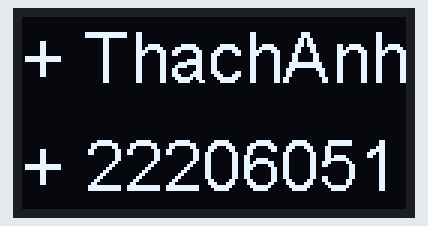
Simulated run of this sketch. Board: ESP8266 (NodeMCU). Parts: 128×64 one-colour display.

Above: at 0.1 s.
At 2.1 s:
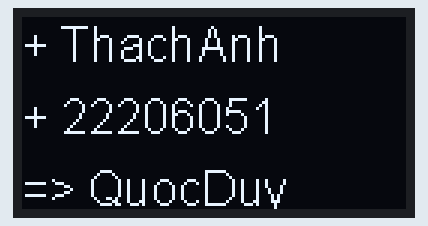
At 4.1 s:
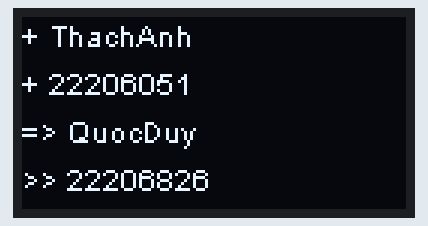

The sketch:

Oled_hello.ino
```cpp
/*
 * OLED Hello Demo
 */

#if defined(ESP8266)
    #define SDA_PIN D2
    #define SCL_PIN D1
#elif defined(ESP32)
    #define SDA_PIN 23
    #define SCL_PIN 19
#endif

// Chọn loại màn hình OLED
#define ssd1306
// #define sh1106

#if defined(ssd1306)
    #include <SSD1306.h>     // https://github.com/ThingPulse/esp8266-oled-ssd1306
    SSD1306 oled(0x3C, SDA_PIN, SCL_PIN);
#elif defined(sh1106)
    #include <SH1106.h>      // https://github.com/ThingPulse/esp8266-oled-ssd1306
    SH1106 oled(0x3C, SDA_PIN, SCL_PIN);
#endif

// Prototype
void initOled();
void printOled(String line1, String line2);
void printOled(String line1, String line2, String line3);
void printOled(String line1, String line2, String line3, String line4);

void setup()
{
    initOled();
}

void loop()
{
    String line1 = "+ ThachAnh";
    String line2 = "+ 22206051";
    String line3 = "=> QuocDuy";
    String line4 = ">> 22206826";

    printOled(line1, line2);
    delay(2000);

    printOled(line1, line2, line3);
    delay(2000);

    printOled(line1, line2, line3, line4);
    delay(2000);
}

/*=========================
        OLED FUNCTIONS
=========================*/

void initOled()
{
    oled.init();
    oled.flipScreenVertically();
}

// Hiển thị 2 dòng
void printOled(String line1, String line2)
{
    oled.clear();

    oled.setTextAlignment(TEXT_ALIGN_LEFT);
    oled.setFont(ArialMT_Plain_24);

    oled.drawString(0, 0, line1);
    oled.drawString(0, 36, line2);

    oled.display();
}

// Hiển thị 3 dòng
void printOled(String line1, String line2, String line3)
{
    oled.clear();

    oled.setTextAlignment(TEXT_ALIGN_LEFT);
    oled.setFont(ArialMT_Plain_16);

    oled.drawString(0, 0, line1);
    oled.drawString(0, 24, line2);
    oled.drawString(0, 48, line3);

    oled.display();
}

// Hiển thị 4 dòng
void printOled(String line1, String line2, String line3, String line4)
{
    oled.clear();

    oled.setTextAlignment(TEXT_ALIGN_LEFT);
    oled.setFont(ArialMT_Plain_10);

    oled.drawString(0, 0, line1);
    oled.drawString(0, 16, line2);
    oled.drawString(0, 32, line3);
    oled.drawString(0, 48, line4);

    oled.display();
}
```

Measured:
- by itself, everything shown: repeats every 6.0 s, in 3 steps
- what the display in image 1 shows lasts 2.1 s, from 2.0 s to 4.1 s
